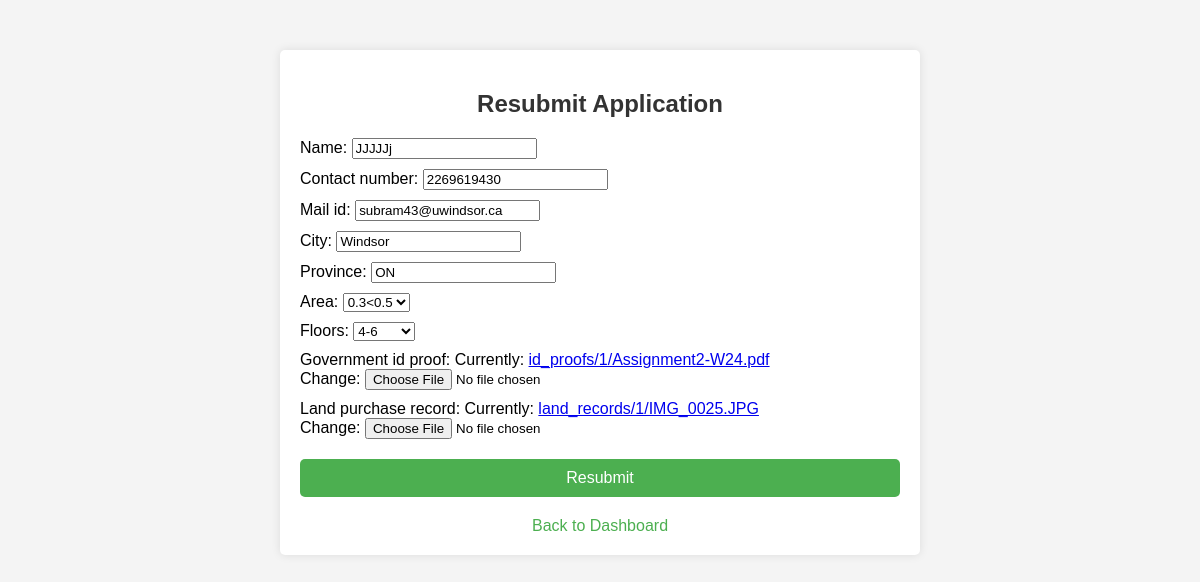
The page /resubmit_application/3/ (signed in) on the database its author committed.
### myapp/models.py (models this page shows, shortened)
class BuildingPermit(models.Model):
    AREA_CHOICES = [
        ('0-0.3', '0<0.3'),
        ('0.3-0.5', '0.3<0.5'),
        ('0.5-0.7', '0.5<0.7'),
        ('0.7+', '>=0.7'),
    ]
    FLOORS_CHOICES = [
        ('1-3', '1-3'),
        ('4-6', '4-6'),
        ('7+', '>=7'),
    ]
    __application_status_options = {
        "submitted": "Submitted",
        "in progress": "In Progress",
        "approved": "Approved",
        "rejected": "Rejected",
        "additional": "Additional Document Required",
    }
    name = models.CharField(max_length=100)
    contact_number = models.CharField(max_length=15)
    mail_id = models.EmailField()
    city = models.CharField(max_length=100)
    province = models.CharField(max_length=100)
    area = models.CharField(max_length=20, choices=AREA_CHOICES)
    floors = models.CharField(max_length=20, choices=FLOORS_CHOICES)
    government_id_proof = models.FileField(upload_to=user_id_proof_path)
    land_purchase_record = models.FileField(upload_to=user_land_records_path)
    trees_required = models.PositiveIntegerField()
    application_number = models.CharField(max_length=50, default=str(uuid.uuid4()))
    application_status = models.CharField(max_length=20, choices=__application_status_options, default="submitted")
    date = models.CharField(max_length=50, default=str(datetime.now().strftime("%B %d, %Y")))
    user_id = models.PositiveIntegerField(default=1)
    usr = models.ForeignKey(CustomUser, on_delete=models.CASCADE)
    additional_document_description = models.CharField(max_length=1000, blank=True, null=True)
    additional_document_1 = models.FileField(upload_to=user_additional_document_1_path, blank=True, null=True)
    additional_document_2 = models.FileField(upload_to=user_additional_records_2_path, blank=True, null=True)

### myapp/views.py (the view)
# urls.py: path('resubmit_application/<int:permit_id>/', views.resubmit_application, name='resubmit_application'),
@login_required
def resubmit_application(request, permit_id):
    permit = get_object_or_404(BuildingPermit, pk=permit_id, usr=request.user)
    if request.method == 'POST':
        form = BuildingPermitForm(request.POST, request.FILES, instance=permit)
        if form.is_valid():
            permit.application_status = 'submitted'
            permit.is_resubmitted = True
            form.save()
            messages.success(request, 'Application resubmitted successfully.')
            return redirect('myapp:user_dashboard')
    else:
        form = BuildingPermitForm(instance=permit)
    return render(request, 'user/resubmit_application.html', {'form': form, 'permit': permit})

### myapp/forms.py (shortened to what this page needs)
class BuildingPermitForm(forms.ModelForm):
    class Meta:
        model = BuildingPermit
        fields = ['name', 'contact_number', 'mail_id', 'city', 'province', 'area', 'floors', 'government_id_proof',
                  'land_purchase_record', 'user_id']
        widgets = {
            'area': forms.Select(choices=BuildingPermit.AREA_CHOICES),
            'floors': forms.Select(choices=BuildingPermit.FLOORS_CHOICES),
            'user_id': forms.HiddenInput(),
        }

### myapp/templates/user/resubmit_application.html (shortened to what this page needs)
{% load static %}
<!DOCTYPE html>
<html lang="en">
<head>
    <link rel="stylesheet" type="text/css" href="{% static 'user/user_application.css' %}">
</head>
<body>
    <div class="application-details">
        <h2>Resubmit Application</h2>
        <form method="post" enctype="multipart/form-data">
            {{ form.as_p }}
            <button type="submit">Resubmit</button>
        </form>
        <a href="{% url 'myapp:user_dashboard' %}" class="back-link">Back to Dashboard</a>
    </div>
</body>
</html>

### myapp/templates/user/user_application.css (style rules this page uses)
body { font-family: Arial, sans-serif; background-color: #f4f4f4; margin: 0; padding: 0; }
.application-details { width: 50%; margin: 50px auto; padding: 20px; background-color: #fff; box-shadow: 0 0 10px rgba(0, 0, 0, 0.1); border-radius: 5px; }
h2 { text-align: center; color: #333; margin-bottom: 20px; }
form { width: 100%; }
form p { margin: 10px 0; }
button { display: block; width: 100%; padding: 10px; background-color: #4CAF50; color: white; border: none; border-radius: 5px; cursor: pointer; font-size: 16px; margin-top: 20px; }
.back-link { display: block; text-align: center; margin-top: 20px; color: #4CAF50; text-decoration: none; }

### rows shown on the page
BuildingPermit: name "JJJJJj", contact_number "2269619430", mail_id "subram43@uwindsor.ca", city "Windsor", province "ON", area "0.3<0.5", floors "4-6"
